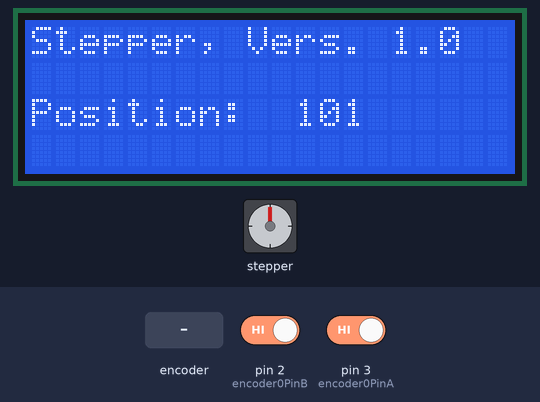
A sketch run on a simulated Arduino Uno, built with avr-gcc and run on an emulated ATmega328P. On the bench: 20×4 character LCD, stepper motor. The inputs (shaded band) are chosen by the test bench; at power-on: pin 2 (encoder0PinB) HIGH, pin 3 (encoder0PinA) HIGH. Stepper angles assume 200 steps per turn; what the sketch prints to the serial monitor is not drawn.

Above: at 1.2 s.
1.3 s: rotary encoder on pin 3 (encoder0PinA) / pin 2 (encoder0PinB) turned 3 steps (first pin leading)
At 2.4 s:
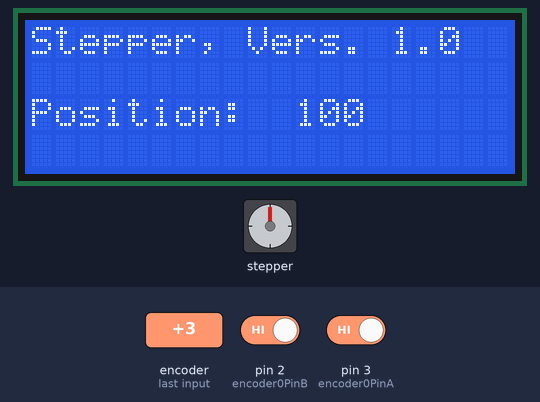
3.4 s: rotary encoder on pin 3 (encoder0PinA) / pin 2 (encoder0PinB) turned 2 steps (second pin leading)
At 3.58 s:
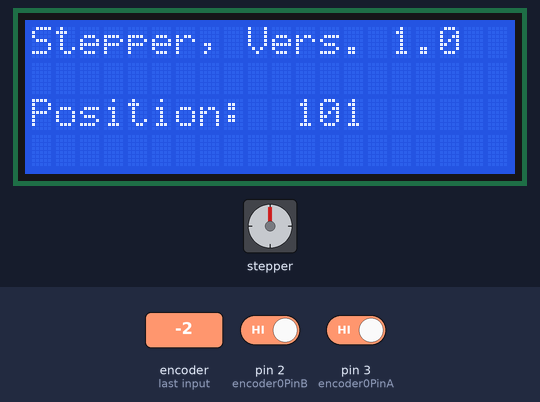
5.3 s: rotary encoder on pin 3 (encoder0PinA) / pin 2 (encoder0PinB) turned 2 steps (second pin leading)
At 6.2 s:
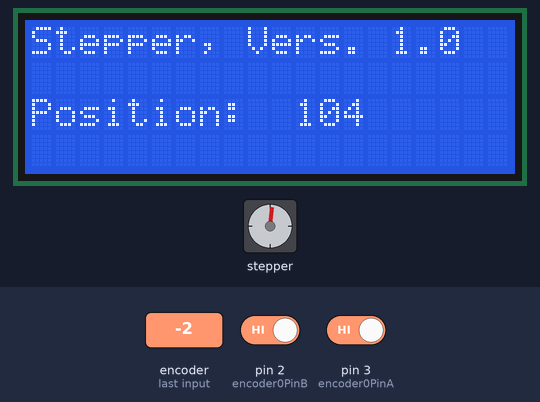
Timing chart, 0 to 8.3 s (numbered marks = the images above; inputs shaded):
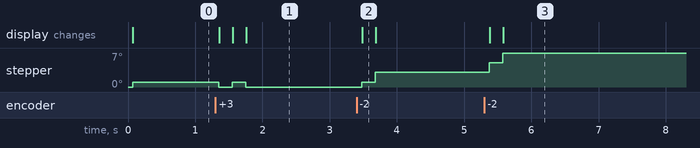

Measured:
- after the input at 1.3 s, stepper: goes 0° 0.20 s, 1° 0.20 s, then 0°, starting after 0.05 s; the display: changes after 0.06 s (image 1)
- after the input at 3.4 s, stepper: goes 1° 0.20 s, then 3°, starting after 0.08 s; the display: changes after 0.08 s (image 2)
- after the input at 5.3 s, stepper: goes 5° 0.20 s, then 7°, starting after 0.08 s; the display: first changes after 0.08 s (image 3 shows a later state)

The sketch:

geht_halbwegs.pde
```cpp
/* Read Quadrature Encoder
  * Connect Encoder to Pins encoder0PinA, encoder0PinB, and +5V.
  *
  * Sketch by max wolf / www.meso.net
  * v. 0.1 - very basic functions - mw 20061220
  *
  */

#include <stdio.h>
#include <Stepper.h>
#include <LiquidCrystal.h>

#define STEPS 200
Stepper stepper(STEPS, 7, 9, 8, 10);
LiquidCrystal lcd (12, 11, 7, 8, 9, 10);

 int val;
 int encoder0PinA = 3;
 int encoder0PinB = 2;
 int encoder_min = 100;
 int encoder_max = 1000;
 int encoder0Pos = 100;
 int encoder0PinALast = LOW;
 int n = LOW;

  int stepper_enable=5;

   char buffer[5]    = "";

 void setup() {


   pinMode (encoder0PinA,INPUT);
   pinMode (encoder0PinB,INPUT);
   pinMode (stepper_enable, OUTPUT);
   Serial.begin (9600);
   stepper.setSpeed(70);
   digitalWrite(stepper_enable, HIGH);

   lcd.begin(20, 4);
   lcd.clear();
   lcd.print("Stepper, Vers. 1.0");


 }

 void loop() {


   n = digitalRead(encoder0PinA);
   if ((encoder0PinALast == LOW) && (n == HIGH)  ) {
     if ((digitalRead(encoder0PinB) == LOW) && (encoder0Pos > encoder_min)) {


         digitalWrite(stepper_enable, HIGH);
         encoder0Pos--;
         stepper.step(-1);


   } else {

 if  (encoder0Pos < encoder_max)    {
         digitalWrite(stepper_enable, HIGH);
         encoder0Pos++;
         stepper.step(1);
 }

     }


    Serial.print (encoder0Pos);
    Serial.print ("/");
    digitalWrite(stepper_enable, LOW);

   lcd.setCursor(0, 2);
   lcd.print("Position:");
   sprintf(buffer,"%4d",encoder0Pos);
   lcd.setCursor(10, 2);
   lcd.print(buffer);

  }
   encoder0PinALast = n;


 }
```
